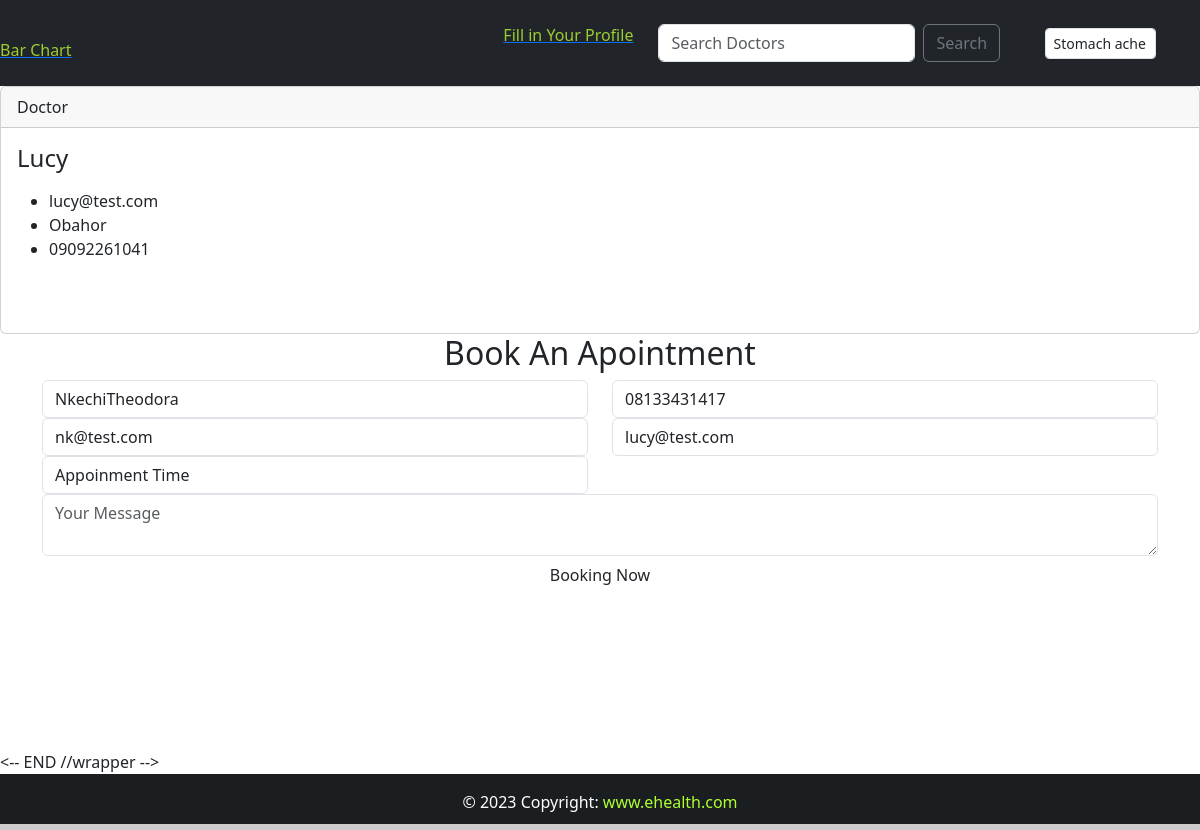
The page /show_doc/1 (signed in) on the database its author committed.
### users/models.py (models this page shows)
class User(AbstractBaseUser, PermissionsMixin):
    email = models.EmailField(db_index=True, unique=True, max_length=254)
    username = None
    first_name = models.CharField(max_length=248)
    last_name = models.CharField(max_length=255)
    mobile = models.CharField(max_length=50)
    date_of_birth = models.DateField(max_length=50, null=True)
    gender = models.CharField(max_length=50, null=True)
    is_physician = models.BooleanField(default=False)
    is_active = models.BooleanField(default=True)
    objects = CustomUserManager()
    USERNAME_FIELD = 'email'
    REQUIRED_FIELD = []

### users/views.py (the view)
# urls.py: path('show_doc/<doc_id>', show_doc, name="show-doc"),
def show_doc(request, doc_id):
    doctor = User.objects.get(pk=doc_id)
    user = request.user
    return render(request, 'users/show_doc.html', {'doctor': doctor, 'user': user})

### users/templates/users/show_doc.html (shortened to what this page needs)
{% extends 'users/base.html' %}
{% block content %}
	<div class="card">
	  	<div class="card-header">
	    Doctor
	  	</div>
	  	<div class="card-body">
	    <h4 class="card-title">{{ doctor.first_name }}</h4>
		    <p class="card-text">
			    <ul>
					<li>{{ doctor.email }}</li>
					<li>{{ doctor.last_name }}</li>
					<li>{{ doctor.mobile }}</li>
				</ul>
				<br>
		    </p>
	  	</div>
	</div>
  <section class="book-an-appointment-area section-padding-100 bg-img bg-gradient-overlay jarallax clearfix" ;>
    <div class="container">
      <div class="row">
        <div class="col-12">
          <div class="section-heading text-center white">
            <h2>Book An Apointment</h2>
          </div>
        </div>
      </div>
      <div class="row">
        <div class="col-12">
          <div class="appointment-form">
            <form action="{% url 'appointment' %}" method="post">
              <div class="row">
                <div class="col-md-6">
                  <div class="form-group mb-30">
                    <input type="text" value={{user.first_name}}{{user.last_name}} name="your-name" class="form-control" placeholder="Your Name" required>
                  </div>
                </div>
                <div class="col-md-6">
                  <div class="form-group mb-30">
                    <input type="text" value={{user.mobile}} name="your-phone" class="form-control" placeholder="Your Phone" required>
                  </div>
                </div>
                <div class="col-md-6">
                  <div class="form-group mb-30">
                    <input type="email" value={{user.email}} name="your-email" class="form-control" placeholder="Your Email" required>
                  </div>
                </div>
                <div class="col-md-6">
                  <div class="form-group mb-30">
                    <input type="email" value={{ doctor.email }} name="doc-email" class="form-control" placeholder="Doctor's Email" required>
                  </div>
                </div>
                <div class="col-md-6">
                  <div class="form-group mb-30">
                    <select required name="your-schedule" class="form-control">
                      <option value="First Choice Appoinment Time">Appoinment Time</option>
                    </select>
                  </div>
                </div>
                <div class="col-12">
                  <div class="form-group mb-30">
                    <textarea name="your-message" class="form-control" placeholder="Your Message"></textarea>
                  </div>
                </div>
                <div class="col-12 text-center">
                  <button type="submit" class="btn dento-btn">Booking Now</button>
                </div>
              </div>
            </form>
          </div>
        </div>
      </div>
    </div>
  </section>
{% endblock %}

### users/static/css/style2.css (style rules this page uses)
html, body { height: 100%; margin: 0; max-width: 100%; }

### rows shown on the page
User: first_name "Lucy", email "lucy@test.com", last_name "Obahor", mobile "09092261041", doc-email "lucy@test.com"
User: your-name "NkechiTheodora", your-phone "08133431417", your-email "nk@test.com"
